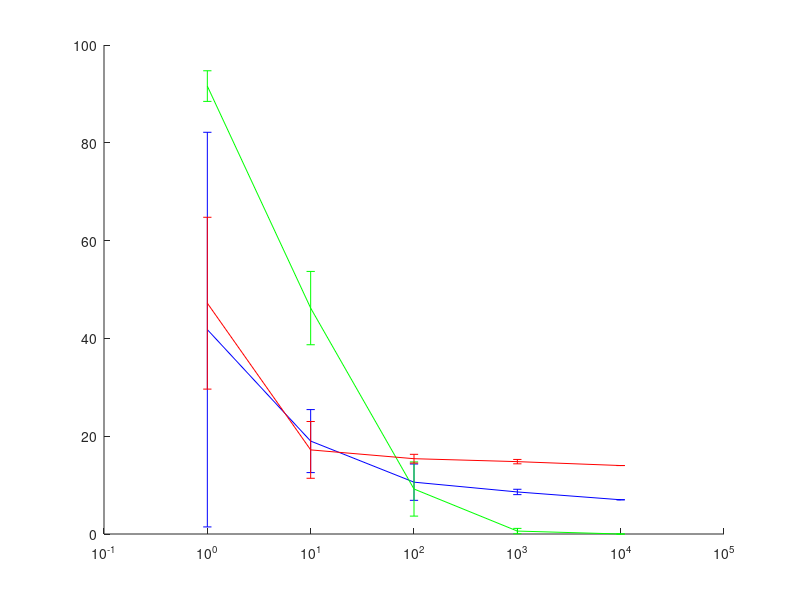

Here is the MATLAB script that generated this plot:
hold on;

nf_x = [1 10 100 1000 10000];
nf_y_mat = [45 21 9 8 7 ; 60 11 10 8 7 ; 98 28 12 9 7 ; 2 20 16 9 7 ; 4 15 6 9 7];
nf_y = mean(nf_y_mat);
nf_std = std(nf_y_mat);

errorbar(nf_x, nf_y, nf_std, 'b');

ss_x = [1 10 100 1000 10000];
ss_y_mat = [91 43 12 0 0 ; 97 58 0 0 0 ; 90 44 13 1 0 ; 89 38 8 1 0 ; 91 48 13 1 0];
ss_y = mean(ss_y_mat);
ss_std = std(ss_y_mat);

errorbar(ss_x, ss_y, ss_std, 'g');

wf_x = [1 10 100 1000 10000];
wf_y_mat = [62 16 15 15 14 ; 40 27 14 15 14 ; 41 14 16 15 14 ; 25 17 16 15 14 ; 68 12 16 14 14];
wf_y = mean(wf_y_mat);
wf_std = std(wf_y_mat);

h = errorbar(wf_x, wf_y, wf_std, 'r');
set(get(h,'Parent'), 'XScale', 'log');